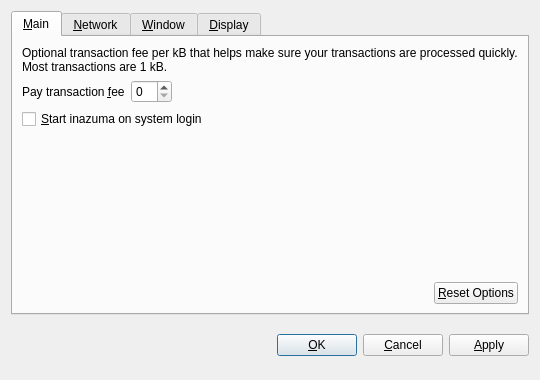
<?xml version="1.0" encoding="UTF-8"?>
<ui version="4.0">
 <class>OptionsDialog</class>
 <widget class="QDialog" name="OptionsDialog">
  <property name="geometry">
   <rect>
    <x>0</x>
    <y>0</y>
    <width>540</width>
    <height>380</height>
   </rect>
  </property>
  <property name="windowTitle">
   <string>Options</string>
  </property>
  <property name="modal">
   <bool>true</bool>
  </property>
  <layout class="QVBoxLayout" name="verticalLayout">
   <item>
    <widget class="QTabWidget" name="tabWidget">
     <property name="tabPosition">
      <enum>QTabWidget::North</enum>
     </property>
     <property name="currentIndex">
      <number>0</number>
     </property>
     <widget class="QWidget" name="tabMain">
      <attribute name="title">
       <string>&amp;Main</string>
      </attribute>
      <layout class="QVBoxLayout" name="verticalLayout_Main">
       <item>
        <widget class="QLabel" name="transactionFeeInfoLabel">
         <property name="text">
          <string>Optional transaction fee per kB that helps make sure your transactions are processed quickly. Most transactions are 1 kB.</string>
         </property>
         <property name="textFormat">
          <enum>Qt::PlainText</enum>
         </property>
         <property name="wordWrap">
          <bool>true</bool>
         </property>
        </widget>
       </item>
       <item>
        <layout class="QHBoxLayout" name="horizontalLayout_1_Main">
         <item>
          <widget class="QLabel" name="transactionFeeLabel">
           <property name="text">
            <string>Pay transaction &amp;fee</string>
           </property>
           <property name="textFormat">
            <enum>Qt::PlainText</enum>
           </property>
           <property name="buddy">
            <cstring>transactionFee</cstring>
           </property>
          </widget>
         </item>
         <item>
          <widget class="BitcoinAmountField" name="transactionFee"/>
         </item>
         <item>
          <spacer name="horizontalSpacer_1_Main">
           <property name="orientation">
            <enum>Qt::Horizontal</enum>
           </property>
           <property name="sizeHint" stdset="0">
            <size>
             <width>40</width>
             <height>20</height>
            </size>
           </property>
          </spacer>
         </item>
        </layout>
       </item>
       <item>
        <widget class="QCheckBox" name="bitcoinAtStartup">
         <property name="toolTip">
          <string>Automatically start inazuma after logging in to the system.</string>
         </property>
         <property name="text">
          <string>&amp;Start inazuma on system login</string>
         </property>
        </widget>
       </item>
       <item>
        <spacer name="verticalSpacer_Main">
         <property name="orientation">
          <enum>Qt::Vertical</enum>
         </property>
         <property name="sizeHint" stdset="0">
          <size>
           <width>20</width>
           <height>40</height>
          </size>
         </property>
        </spacer>
       </item>
       <item>
        <layout class="QHBoxLayout" name="horizontalLayout_2_Main">
         <item>
          <spacer name="horizontalSpacer_2_Main">
           <property name="orientation">
            <enum>Qt::Horizontal</enum>
           </property>
           <property name="sizeHint" stdset="0">
            <size>
             <width>40</width>
             <height>20</height>
            </size>
           </property>
          </spacer>
         </item>
         <item>
          <widget class="QPushButton" name="resetButton">
           <property name="toolTip">
            <string>Reset all client options to default.</string>
           </property>
           <property name="text">
            <string>&amp;Reset Options</string>
           </property>
           <property name="autoDefault">
            <bool>false</bool>
           </property>
          </widget>
         </item>
        </layout>
       </item>
      </layout>
     </widget>
     <widget class="QWidget" name="tabNetwork">
      <attribute name="title">
       <string>&amp;Network</string>
      </attribute>
      <layout class="QVBoxLayout" name="verticalLayout_Network">
       <item>
        <widget class="QCheckBox" name="mapPortUpnp">
         <property name="toolTip">
          <string>Automatically open the inazuma client port on the router. This only works when your router supports UPnP and it is enabled.</string>
         </property>
         <property name="text">
          <string>Map port using &amp;UPnP</string>
         </property>
        </widget>
       </item>
       <item>
        <widget class="QCheckBox" name="connectSocks">
         <property name="toolTip">
          <string>Connect to the inazuma network through a SOCKS proxy (e.g. when connecting through Tor).</string>
         </property>
         <property name="text">
          <string>&amp;Connect through SOCKS proxy:</string>
         </property>
        </widget>
       </item>
       <item>
        <layout class="QHBoxLayout" name="horizontalLayout_Network">
         <item>
          <widget class="QLabel" name="proxyIpLabel">
           <property name="text">
            <string>Proxy &amp;IP:</string>
           </property>
           <property name="textFormat">
            <enum>Qt::PlainText</enum>
           </property>
           <property name="buddy">
            <cstring>proxyIp</cstring>
           </property>
          </widget>
         </item>
         <item>
          <widget class="QValidatedLineEdit" name="proxyIp">
           <property name="maximumSize">
            <size>
             <width>140</width>
             <height>16777215</height>
            </size>
           </property>
           <property name="toolTip">
            <string>IP address of the proxy (e.g. 127.0.0.1)</string>
           </property>
          </widget>
         </item>
         <item>
          <widget class="QLabel" name="proxyPortLabel">
           <property name="text">
            <string>&amp;Port:</string>
           </property>
           <property name="textFormat">
            <enum>Qt::PlainText</enum>
           </property>
           <property name="buddy">
            <cstring>proxyPort</cstring>
           </property>
          </widget>
         </item>
         <item>
          <widget class="QLineEdit" name="proxyPort">
           <property name="maximumSize">
            <size>
             <width>55</width>
             <height>16777215</height>
            </size>
           </property>
           <property name="toolTip">
            <string>Port of the proxy (e.g. 9050)</string>
           </property>
          </widget>
         </item>
         <item>
          <widget class="QLabel" name="socksVersionLabel">
           <property name="text">
            <string>SOCKS &amp;Version:</string>
           </property>
           <property name="textFormat">
            <enum>Qt::PlainText</enum>
           </property>
           <property name="buddy">
            <cstring>socksVersion</cstring>
           </property>
          </widget>
         </item>
         <item>
          <widget class="QValueComboBox" name="socksVersion">
           <property name="toolTip">
            <string>SOCKS version of the proxy (e.g. 5)</string>
           </property>
          </widget>
         </item>
         <item>
          <spacer name="horizontalSpacer_Network">
           <property name="orientation">
            <enum>Qt::Horizontal</enum>
           </property>
           <property name="sizeHint" stdset="0">
            <size>
             <width>40</width>
             <height>20</height>
            </size>
           </property>
          </spacer>
         </item>
        </layout>
       </item>
       <item>
        <spacer name="verticalSpacer_Network">
         <property name="orientation">
          <enum>Qt::Vertical</enum>
         </property>
         <property name="sizeHint" stdset="0">
          <size>
           <width>20</width>
           <height>40</height>
          </size>
         </property>
        </spacer>
       </item>
      </layout>
     </widget>
     <widget class="QWidget" name="tabWindow">
      <attribute name="title">
       <string>&amp;Window</string>
      </attribute>
      <layout class="QVBoxLayout" name="verticalLayout_Window">
       <item>
        <widget class="QCheckBox" name="minimizeToTray">
         <property name="toolTip">
          <string>Show only a tray icon after minimizing the window.</string>
         </property>
         <property name="text">
          <string>&amp;Minimize to the tray instead of the taskbar</string>
         </property>
        </widget>
       </item>
       <item>
        <widget class="QCheckBox" name="minimizeOnClose">
         <property name="toolTip">
          <string>Minimize instead of exit the application when the window is closed. When this option is enabled, the application will be closed only after selecting Quit in the menu.</string>
         </property>
         <property name="text">
          <string>M&amp;inimize on close</string>
         </property>
        </widget>
       </item>
       <item>
        <spacer name="verticalSpacer_Window">
         <property name="orientation">
          <enum>Qt::Vertical</enum>
         </property>
         <property name="sizeHint" stdset="0">
          <size>
           <width>20</width>
           <height>40</height>
          </size>
         </property>
        </spacer>
       </item>
      </layout>
     </widget>
     <widget class="QWidget" name="tabDisplay">
      <attribute name="title">
       <string>&amp;Display</string>
      </attribute>
      <layout class="QVBoxLayout" name="verticalLayout_Display">
       <item>
        <layout class="QHBoxLayout" name="horizontalLayout_1_Display">
         <item>
          <widget class="QLabel" name="langLabel">
           <property name="text">
            <string>User Interface &amp;language:</string>
           </property>
           <property name="textFormat">
            <enum>Qt::PlainText</enum>
           </property>
           <property name="buddy">
            <cstring>lang</cstring>
           </property>
          </widget>
         </item>
         <item>
          <widget class="QValueComboBox" name="lang">
           <property name="toolTip">
            <string>The user interface language can be set here. This setting will take effect after restarting inazuma.</string>
           </property>
          </widget>
         </item>
        </layout>
       </item>
       <item>
        <layout class="QHBoxLayout" name="horizontalLayout_2_Display">
         <item>
          <widget class="QLabel" name="unitLabel">
           <property name="text">
            <string>&amp;Unit to show amounts in:</string>
           </property>
           <property name="textFormat">
            <enum>Qt::PlainText</enum>
           </property>
           <property name="buddy">
            <cstring>unit</cstring>
           </property>
          </widget>
         </item>
         <item>
          <widget class="QValueComboBox" name="unit">
           <property name="toolTip">
            <string>Choose the default subdivision unit to show in the interface and when sending coins.</string>
           </property>
          </widget>
         </item>
        </layout>
       </item>
       <item>
        <widget class="QCheckBox" name="displayAddresses">
         <property name="toolTip">
          <string>Whether to show inazuma addresses in the transaction list or not.</string>
         </property>
         <property name="text">
          <string>&amp;Display addresses in transaction list</string>
         </property>
        </widget>
       </item>
       <item>
        <widget class="QCheckBox" name="coinControlFeatures">
         <property name="toolTip">
          <string>Whether to show coin control features or not.</string>
         </property>
         <property name="text">
          <string>Display coin &amp;control features (experts only!)</string>
         </property>
        </widget>
       </item>
       <item>
        <spacer name="verticalSpacer_Display">
         <property name="orientation">
          <enum>Qt::Vertical</enum>
         </property>
         <property name="sizeHint" stdset="0">
          <size>
           <width>20</width>
           <height>40</height>
          </size>
         </property>
        </spacer>
       </item>
      </layout>
     </widget>
    </widget>
   </item>
   <item>
    <layout class="QHBoxLayout" name="horizontalLayout_Buttons">
     <item>
      <spacer name="horizontalSpacer_1">
       <property name="orientation">
        <enum>Qt::Horizontal</enum>
       </property>
       <property name="sizeHint" stdset="0">
        <size>
         <width>40</width>
         <height>48</height>
        </size>
       </property>
      </spacer>
     </item>
     <item>
      <widget class="QLabel" name="statusLabel">
       <property name="font">
        <font>
         <weight>75</weight>
         <bold>true</bold>
        </font>
       </property>
       <property name="text">
        <string/>
       </property>
       <property name="textFormat">
        <enum>Qt::PlainText</enum>
       </property>
       <property name="wordWrap">
        <bool>true</bool>
       </property>
      </widget>
     </item>
     <item>
      <spacer name="horizontalSpacer_2">
       <property name="orientation">
        <enum>Qt::Horizontal</enum>
       </property>
       <property name="sizeHint" stdset="0">
        <size>
         <width>40</width>
         <height>48</height>
        </size>
       </property>
      </spacer>
     </item>
     <item>
      <widget class="QPushButton" name="okButton">
       <property name="text">
        <string>&amp;OK</string>
       </property>
      </widget>
     </item>
     <item>
      <widget class="QPushButton" name="cancelButton">
       <property name="text">
        <string>&amp;Cancel</string>
       </property>
       <property name="autoDefault">
        <bool>false</bool>
       </property>
      </widget>
     </item>
     <item>
      <widget class="QPushButton" name="applyButton">
       <property name="text">
        <string>&amp;Apply</string>
       </property>
       <property name="autoDefault">
        <bool>false</bool>
       </property>
      </widget>
     </item>
    </layout>
   </item>
  </layout>
 </widget>
 <customwidgets>
  <customwidget>
   <class>BitcoinAmountField</class>
   <extends>QSpinBox</extends>
   <header>bitcoinamountfield.h</header>
  </customwidget>
  <customwidget>
   <class>QValueComboBox</class>
   <extends>QComboBox</extends>
   <header>qvaluecombobox.h</header>
  </customwidget>
  <customwidget>
   <class>QValidatedLineEdit</class>
   <extends>QLineEdit</extends>
   <header>qvalidatedlineedit.h</header>
  </customwidget>
 </customwidgets>
 <resources/>
 <connections/>
</ui>
